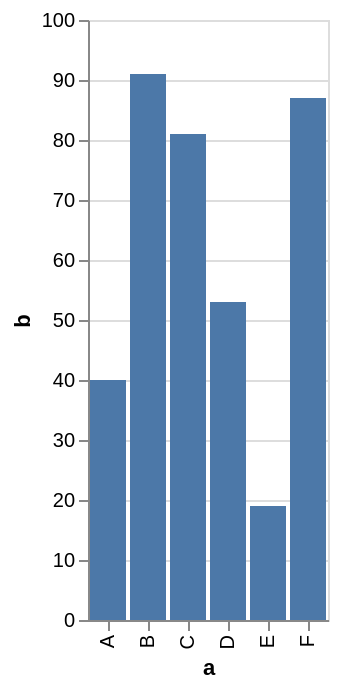

Vega-Lite specification stored for this chart:
### Vega-Lite specification from a JSON file in a GitHub repository (floating-point values rounded to 4 significant figures)
{"$schema": "https://vega.github.io/schema/vega-lite/v2.json", "description": "A simple bar chart with embedded data.", "data": {"values": [{"a": "A", "b": 40}, {"a": "B", "b": 91}, {"a": "C", "b": 81}, {"a": "D", "b": 53}, {"a": "E", "b": 19}, {"a": "F", "b": 87}]}, "mark": "bar", "encoding": {"x": {"field": "a", "type": "ordinal"}, "y": {"field": "b", "type": "quantitative"}}}
